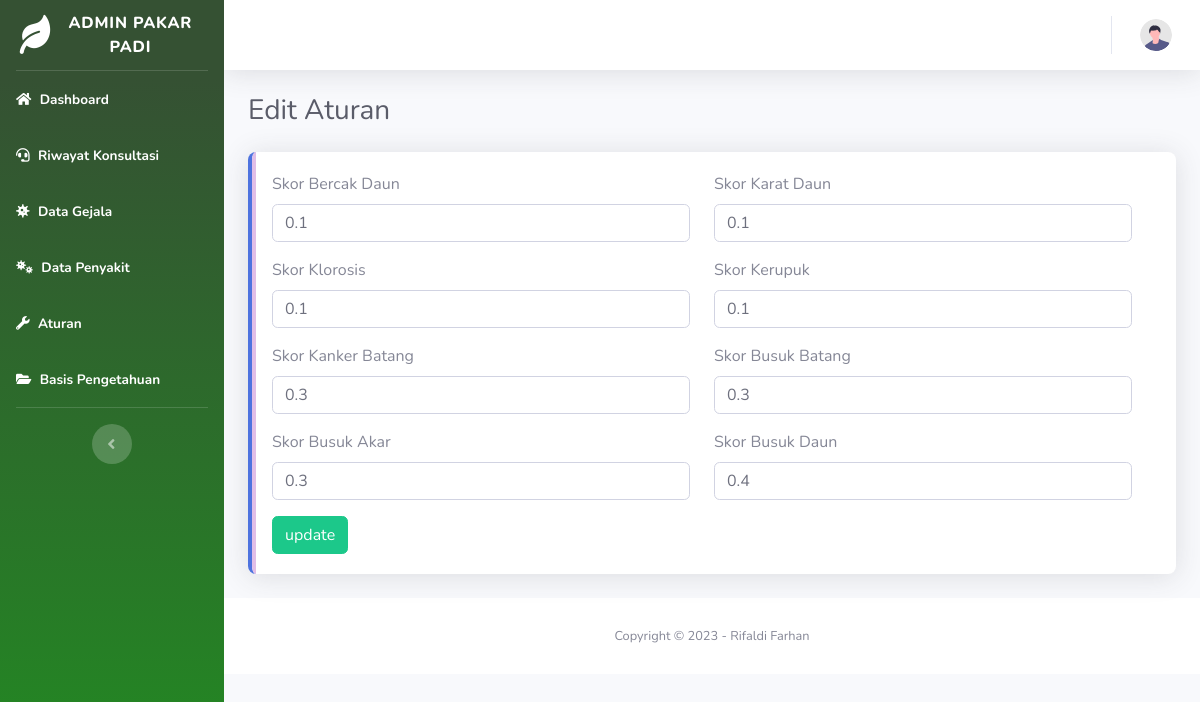
The page /Admin/Aturan/edit/G07 (signed in) on the database its author committed.
### tables this page shows
CREATE TABLE `penyakit` (
  `id_penyakit` varchar(10) NOT NULL,
  `nama_penyakit` varchar(100) NOT NULL,
  `pengendalian` text NOT NULL
);

CREATE TABLE `skor_gejala` (
  `idskor_gejala` int(11) NOT NULL,
  `gejala_idgejala` varchar(5) NOT NULL,
  `penyakit_idpenyakit` varchar(5) NOT NULL,
  `skor` float NOT NULL
);

### application/modules/Admin/controllers/Aturan.php (called while the page is built, shortened)
<?php
class Aturan extends CI_Controller
{
    function __construct()
    {
        $this->load->model("M_aturan");
    }
    public function edit($id)
    {
        $data = array(
            'record_aturan'     => $this->M_aturan->detailEdit($id),
            'list_penyakit'     => $this->M_aturan->list_penyakit()->result(),
            'idgejala'          => $id,
            'content' => 'Admin/aturan/form_edit.php'
        );
        $this->load->view('template_admin/template_admin', $data);
    }
}

### index.php (called while the page is built, shortened)
<?php
require_once BASEPATH.'core/CodeIgniter.php';

### application/modules/Admin/models/M_aturan.php (called while the page is built, shortened)
<?php
class M_aturan extends CI_Model
{
    public function detailEdit($id)
    {
        $this->db->where('idskor_gejala', $id);
        $query = $this->db->get('skor_gejala');
        return $query->row();
    }
    public function list_penyakit()
    {
        return $this->db->get("penyakit");
    }
    public function get_Skor($idgejala, $idpenyakit)
    {
        $this->db->where("gejala_idgejala", "$idgejala");
        $this->db->where("penyakit_idpenyakit", "$idpenyakit");
        return $this->db->get("skor_gejala")->row_array()['skor'];
    }
}

### application/modules/Admin/views/aturan/form_edit.php (the view, shortened to what this page needs)
<?php echo form_open_multipart('Admin/Aturan/update'); ?>
<div class="container-fluid">
    <div class="d-sm-flex align-items-center justify-content-between mb-4">
        <h1 class="h3 mb-0 text-gray-800">Edit Aturan</h1>
    </div>
    <div class="row">
        <div class="col-lg-12">
            <div class="card border-left-primary shadow mb-4">
                <div class="card-body w-100 row">
                    <?php foreach ($list_penyakit as $value) : ?>
                        <div class="col-lg-6">
                            <div class="form-group">
                                <label for="nama_penyakit">Skor <?php echo $value->nama_penyakit ?></label>
                                <input class="form-control" type="text" name="skor_<?= $value->id_penyakit ?>" id="skor_<?= $value->id_penyakit ?>" placeholder="" value="<?php echo @$this->M_aturan->get_Skor($idgejala, $value->id_penyakit) + 0 ?>" />
                            </div>
                        </div>
                    <?php endforeach; ?>
                    <div class="col-sm-12">
                        <input class="btn btn-success" type="submit" name="btn" value="update" />
                    </div>
                    </form>
                </div>
            </div>
        </div>

### desain/custom/css/mycss.css (style rules this page uses)
.card { border:none; position:relative; overflow:hidden; border-radius:8px; cursor:pointer; }
.card:before { content:""; position:absolute; left:0; top:0; width:4px; height:100%; background-color:#E1BEE7; transform:scaleY(1); transition:all 0.5s; transform-origin: bottom }
.card:after { content:""; position:absolute; left:0; top:0; width:4px; height:100%; background-color:#27583a; transform:scaleY(0); transition:all 0.5s; transform-origin: bottom }

### rows shown on the page
penyakit: nama_penyakit "Bercak Daun", id_penyakit.skor "0.1"
penyakit: nama_penyakit "Karat Daun", id_penyakit.skor "0.1"
penyakit: nama_penyakit "Klorosis", id_penyakit.skor "0.1"
penyakit: nama_penyakit "Kerupuk", id_penyakit.skor "0.1"
penyakit: nama_penyakit "Kanker Batang", id_penyakit.skor "0.3"
penyakit: nama_penyakit "Busuk Batang", id_penyakit.skor "0.3"
penyakit: nama_penyakit "Busuk Akar", id_penyakit.skor "0.3"
penyakit: nama_penyakit "Busuk Daun", id_penyakit.skor "0.4"
